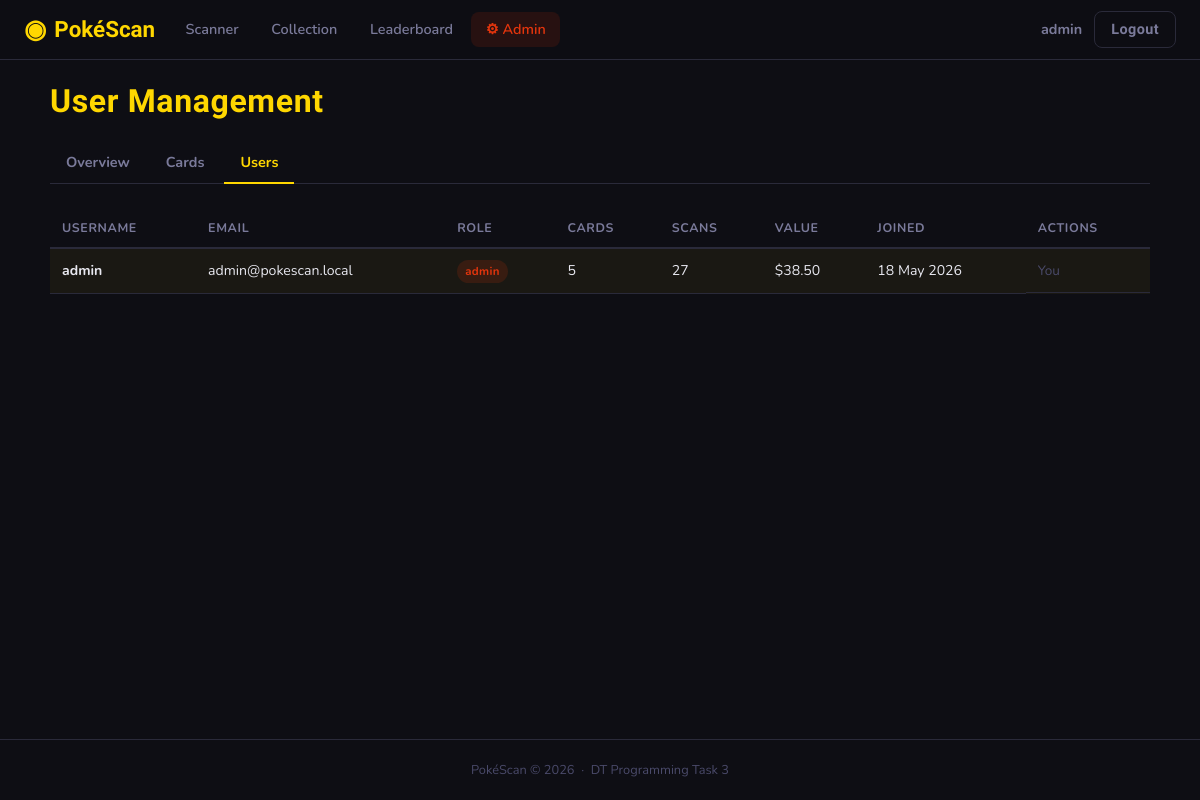
Page /admin/users (signed in) on the committed database.
### app/models.py (models this page shows, shortened)
class User(UserMixin, db.Model):
    __tablename__ = 'users'
    id         = db.Column(db.Integer, primary_key=True)
    username   = db.Column(db.String(80), unique=True, nullable=False)
    email      = db.Column(db.String(120), unique=True, nullable=False)
    password   = db.Column(db.String(256), nullable=False)
    role       = db.Column(db.String(20), nullable=False, default='user')
    created_at = db.Column(db.DateTime, default=datetime.utcnow)
    scans       = db.relationship('Scan',         backref='user', lazy=True, cascade='all, delete-orphan')
    decks       = db.relationship('Deck',         backref='user', lazy=True, cascade='all, delete-orphan')
    wishlist    = db.relationship('WishlistItem', backref='user', lazy=True, cascade='all, delete-orphan')
    @property
    def is_admin(self):
        return self.role == 'admin'
    @property
    def collection_value(self):
        scanned_card_ids = {s.card_id for s in self.scans}
        cards = Card.query.filter(Card.id.in_(scanned_card_ids)).all()
        return round(sum(c.market_value or 0 for c in cards), 2)
    @property
    def unique_card_count(self):
        return len({s.card_id for s in self.scans})

class Scan(db.Model):
    __tablename__ = 'scans'
    id          = db.Column(db.Integer, primary_key=True)
    user_id     = db.Column(db.Integer, db.ForeignKey('users.id'), nullable=False)
    card_id     = db.Column(db.Integer, db.ForeignKey('cards.id'), nullable=False)
    confidence  = db.Column(db.Float, nullable=False)
    scanned_at  = db.Column(db.DateTime, default=datetime.utcnow)

### app/admin/routes.py (the view)
@admin_bp.route('/users')
@admin_required
def manage_users():
    users = User.query.order_by(User.created_at.desc()).all()
    return render_template('admin/manage_users.html', users=users)

### app/admin/routes.py (called while the page is built)
def admin_required(f):
    @wraps(f)
    def decorated(*args, **kwargs):
        if not current_user.is_authenticated or not current_user.is_admin:
            flash('Admin access required.', 'danger')
            return redirect(url_for('scanner.home'))
        return f(*args, **kwargs)
    return login_required(decorated)

### app/templates/admin/manage_users.html (shortened to what this page needs)
{% extends "base.html" %}
{% block content %}
<div class="page-container">
    <div class="page-header">
        <h1 class="page-title">User Management</h1>
    </div>
    <div class="sub-nav">
        <a href="{{ url_for('admin.dashboard') }}"    class="sub-link">Overview</a>
        <a href="{{ url_for('admin.manage_cards') }}" class="sub-link">Cards</a>
        <a href="{{ url_for('admin.manage_users') }}" class="sub-link active">Users</a>
    </div>
    <div class="table-wrap">
        <table class="admin-table admin-table-full">
            <thead>
                <tr>
                    <th>Username</th>
                    <th>Email</th>
                    <th>Role</th>
                    <th>Cards</th>
                    <th>Scans</th>
                    <th>Value</th>
                    <th>Joined</th>
                    <th>Actions</th>
                </tr>
            </thead>
            <tbody>
            {% for user in users %}
            <tr {% if user.id == current_user.id %}class="lb-you"{% endif %}>
                <td><strong>{{ user.username }}</strong></td>
                <td>{{ user.email }}</td>
                <td>
                    <span class="badge {{ 'badge-admin' if user.is_admin else 'badge-user' }}">
                        {{ user.role }}
                    </span>
                </td>
                <td>{{ user.unique_card_count }}</td>
                <td>{{ user.scans|length }}</td>
                <td>${{ "%.2f"|format(user.collection_value) }}</td>
                <td>{{ user.created_at.strftime('%d %b %Y') }}</td>
                <td class="table-actions">
                    {% if user.id != current_user.id %}
                    <form method="POST"
                          action="{{ url_for('admin.toggle_admin', user_id=user.id) }}"
                          style="display:inline">
                        <input type="hidden" name="csrf_token" value="{{ csrf_token() }}">
                        <button type="submit" class="btn btn-ghost btn-xs">
                            {{ 'Demote' if user.is_admin else 'Make Admin' }}
                        </button>
                    </form>
                    <form method="POST"
                          action="{{ url_for('admin.delete_user', user_id=user.id) }}"
                          style="display:inline"
                          onsubmit="return confirm('Delete user {{ user.username }}?')">
                        <input type="hidden" name="csrf_token" value="{{ csrf_token() }}">
                        <button type="submit" class="btn btn-ghost btn-xs btn-danger">Delete</button>
                    </form>
                    {% else %}
                    <span class="muted">You</span>
                    {% endif %}
                </td>
            </tr>
            {% endfor %}
            </tbody>
        </table>
    </div>
</div>
{% endblock %}

### app/templates/base.html (shortened to what this page needs)
<!DOCTYPE html>
<html lang="en">
<head>
    <link rel="stylesheet" href="{{ url_for('static', filename='css/style.css') }}">
</head>
<body>
<nav class="navbar">
    <a class="nav-brand" href="{{ url_for('scanner.home') }}">
        <span class="brand-icon">◉</span>
        <span>PokéScan</span>
    </a>
    {% if current_user.is_authenticated %}
    <div class="nav-links">
        <a href="{{ url_for('scanner.home') }}"
           class="nav-link {% if request.blueprint == 'scanner' %}active{% endif %}">
            Scanner
        </a>
        <a href="{{ url_for('collection.library') }}"
           class="nav-link {% if request.blueprint == 'collection' %}active{% endif %}">
            Collection
        </a>
        <a href="{{ url_for('collection.leaderboard') }}" class="nav-link">Leaderboard</a>
        {% if current_user.is_admin %}
        <a href="{{ url_for('admin.dashboard') }}"
           class="nav-link admin-link {% if request.blueprint == 'admin' %}active{% endif %}">
            ⚙ Admin
        </a>
        {% endif %}
    </div>
    <div class="nav-user">
        <span class="nav-username">{{ current_user.username }}</span>
        <a href="{{ url_for('auth.logout') }}" class="btn btn-ghost btn-sm">Logout</a>
    </div>
    {% endif %}
</nav>
<main class="main-content">
    {% block content %}{% endblock %}
</main>
<footer class="footer">
    <p>PokéScan &copy; 2026 &nbsp;·&nbsp; DT Programming Task 3</p>
</footer>
</body>
</html>

### app/static/css/style.css (style rules this page uses)
:root { --bg: #0e0e14; --bg-card: #16161f; --bg-card2: #1e1e2a; --bg-input: #12121a; --border: #2a2a3a; --border-lit: #3a3a55; --yellow: #FFD700; --yellow-dim: #c9a800; --red: #E3350D; --red-dim: #a82509; --blue: #4FC3F7; --green: #66BB6A; --purple: #CE93D8; --orange: #FFA726; --text: #e8e8f0; --text-muted: #7a7a9a; --text-dim: #4a4a6a; --radius: 12px; --radius-sm: 8px; --radius-xs: 4px; --shadow: 0 4px 24px rgba(0,0,0,0.5); --shadow-sm: 0 2px 8px rgba(0,0,0,0.4); --transition: 0.2s ease; }
*, *::before, *::after { box-sizing: border-box; margin: 0; padding: 0; }
html { scroll-behavior: smooth; }
body { font-family: 'Nunito', sans-serif; background: var(--bg); color: var(--text); min-height: 100vh; display: flex; flex-direction: column; line-height: 1.6; }
h1, h2, h3, h4, h5 { font-family: 'Rajdhani', sans-serif; font-weight: 700; letter-spacing: 0.02em; }
a { color: var(--yellow); text-decoration: none; }
.navbar { position: sticky; top: 0; z-index: 100; display: flex; align-items: center; gap: 1rem; padding: 0 1.5rem; height: 60px; background: rgba(14,14,20,0.95); backdrop-filter: blur(12px); border-bottom: 1px solid var(--border); }
.nav-brand { display: flex; align-items: center; gap: 0.5rem; font-family: 'Rajdhani', sans-serif; font-size: 1.4rem; font-weight: 700; color: var(--yellow); text-decoration: none; flex-shrink: 0; }
.brand-icon { font-size: 1.6rem; animation: spin 8s linear infinite; }
.nav-links { display: flex; gap: 0.25rem; flex: 1; }
.nav-link { padding: 0.4rem 0.9rem; border-radius: var(--radius-sm); color: var(--text-muted); font-weight: 600; font-size: 0.9rem; transition: var(--transition); text-decoration: none; }
.nav-link:hover, .nav-link.active { color: var(--yellow); background: rgba(255,215,0,0.08); }
.admin-link { color: var(--red) !important; }
.admin-link:hover, .admin-link.active { background: rgba(227,53,13,0.12) !important; color: var(--red) !important; }
.nav-user { display: flex; align-items: center; gap: 0.75rem; margin-left: auto; }
.nav-username { font-weight: 700; font-size: 0.9rem; color: var(--text-muted); }
.main-content { flex: 1; padding: 1.5rem 1rem 3rem; }
.page-container { max-width: 1100px; margin: 0 auto; }
.page-header { display: flex; align-items: flex-start; justify-content: space-between; gap: 1rem; margin-bottom: 1.5rem; flex-wrap: wrap; }
.page-title { font-size: 2rem; color: var(--yellow); line-height: 1.1; }
.sub-nav { display: flex; gap: 0.25rem; border-bottom: 1px solid var(--border); margin-bottom: 1.5rem; flex-wrap: wrap; }
.sub-link { padding: 0.5rem 1rem; border-bottom: 2px solid transparent; font-weight: 700; font-size: 0.9rem; color: var(--text-muted); text-decoration: none; transition: var(--transition); margin-bottom: -1px; }
.sub-link.active { color: var(--yellow); border-bottom-color: var(--yellow); }
.btn { display: inline-flex; align-items: center; justify-content: center; gap: 0.4rem; padding: 0.6rem 1.4rem; border-radius: var(--radius-sm); font-family: 'Rajdhani', sans-serif; font-size: 1rem; font-weight: 700; cursor: pointer; transition: var(--transition); border: none; text-decoration: none; white-space: nowrap; letter-spacing: 0.03em; }
.btn-ghost { background: transparent; color: var(--text-muted); border: 1px solid var(--border); }
.btn-sm { padding: 0.4rem 1rem; font-size: 0.9rem; }
.badge { display: inline-block; padding: 0.15rem 0.5rem; border-radius: 20px; font-size: 0.72rem; font-weight: 700; letter-spacing: 0.03em; }
.badge-admin { background: rgba(227,53,13,0.15); color: var(--red); }
.lb-you { background: rgba(255,215,0,0.05); }
.table-wrap { overflow-x: auto; }
.admin-table { width: 100%; border-collapse: collapse; font-size: 0.88rem; }
.admin-table-full { min-width: 700px; }
.admin-table th { text-align: left; padding: 0.6rem 0.75rem; border-bottom: 2px solid var(--border); color: var(--text-muted); font-size: 0.78rem; text-transform: uppercase; letter-spacing: 0.05em; white-space: nowrap; }
.admin-table td { padding: 0.65rem 0.75rem; border-bottom: 1px solid var(--border); vertical-align: middle; }
.table-actions { display: flex; gap: 0.4rem; white-space: nowrap; }
.footer { text-align: center; padding: 1.25rem; font-size: 0.8rem; color: var(--text-dim); border-top: 1px solid var(--border); }
.muted { color: var(--text-dim); font-size: 0.85rem; }

### rows in the picture
User: username "admin", email "admin@pokescan.local", role "admin", unique_card_count "5", scans|length "27", collection_value "38.50", created_at "18 May 2026", shows "You"
